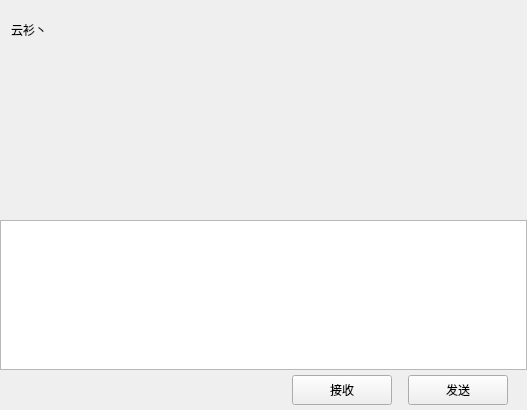
<?xml version="1.0" encoding="UTF-8"?>
<ui version="4.0">
 <class>ChatPage</class>
 <widget class="QWidget" name="ChatPage">
  <property name="geometry">
   <rect>
    <x>0</x>
    <y>0</y>
    <width>527</width>
    <height>410</height>
   </rect>
  </property>
  <property name="windowTitle">
   <string>Form</string>
  </property>
  <layout class="QVBoxLayout" name="verticalLayout">
   <property name="spacing">
    <number>0</number>
   </property>
   <property name="leftMargin">
    <number>0</number>
   </property>
   <property name="topMargin">
    <number>0</number>
   </property>
   <property name="rightMargin">
    <number>0</number>
   </property>
   <property name="bottomMargin">
    <number>0</number>
   </property>
   <item>
    <widget class="QWidget" name="chat_data_wid" native="true">
     <layout class="QVBoxLayout" name="verticalLayout_4">
      <property name="spacing">
       <number>0</number>
      </property>
      <property name="leftMargin">
       <number>0</number>
      </property>
      <property name="topMargin">
       <number>0</number>
      </property>
      <property name="rightMargin">
       <number>0</number>
      </property>
      <property name="bottomMargin">
       <number>0</number>
      </property>
      <item>
       <widget class="QWidget" name="title_wid" native="true">
        <property name="minimumSize">
         <size>
          <width>0</width>
          <height>60</height>
         </size>
        </property>
        <property name="maximumSize">
         <size>
          <width>16777215</width>
          <height>60</height>
         </size>
        </property>
        <layout class="QVBoxLayout" name="verticalLayout_5">
         <property name="topMargin">
          <number>2</number>
         </property>
         <property name="rightMargin">
          <number>2</number>
         </property>
         <property name="bottomMargin">
          <number>2</number>
         </property>
         <item>
          <widget class="QWidget" name="widget_2" native="true">
           <layout class="QHBoxLayout" name="horizontalLayout_3">
            <property name="leftMargin">
             <number>2</number>
            </property>
            <property name="topMargin">
             <number>2</number>
            </property>
            <property name="rightMargin">
             <number>2</number>
            </property>
            <property name="bottomMargin">
             <number>2</number>
            </property>
            <item>
             <widget class="QLabel" name="title_lb">
              <property name="text">
               <string>云衫丶</string>
              </property>
             </widget>
            </item>
           </layout>
          </widget>
         </item>
        </layout>
       </widget>
      </item>
      <item>
       <widget class="QWidget" name="chat_data_list" native="true"/>
      </item>
      <item>
       <widget class="QWidget" name="tool_wid" native="true">
        <property name="minimumSize">
         <size>
          <width>0</width>
          <height>40</height>
         </size>
        </property>
        <property name="maximumSize">
         <size>
          <width>16777215</width>
          <height>40</height>
         </size>
        </property>
        <layout class="QHBoxLayout" name="horizontalLayout_4">
         <property name="leftMargin">
          <number>2</number>
         </property>
         <property name="topMargin">
          <number>2</number>
         </property>
         <property name="rightMargin">
          <number>2</number>
         </property>
         <property name="bottomMargin">
          <number>2</number>
         </property>
         <item>
          <spacer name="horizontalSpacer_2">
           <property name="orientation">
            <enum>Qt::Orientation::Horizontal</enum>
           </property>
           <property name="sizeType">
            <enum>QSizePolicy::Policy::Fixed</enum>
           </property>
           <property name="sizeHint" stdset="0">
            <size>
             <width>5</width>
             <height>20</height>
            </size>
           </property>
          </spacer>
         </item>
         <item>
          <widget class="ClickedLabel" name="emo_lb">
           <property name="minimumSize">
            <size>
             <width>25</width>
             <height>25</height>
            </size>
           </property>
           <property name="maximumSize">
            <size>
             <width>25</width>
             <height>25</height>
            </size>
           </property>
           <property name="text">
            <string/>
           </property>
          </widget>
         </item>
         <item>
          <spacer name="horizontalSpacer_4">
           <property name="orientation">
            <enum>Qt::Orientation::Horizontal</enum>
           </property>
           <property name="sizeType">
            <enum>QSizePolicy::Policy::Fixed</enum>
           </property>
           <property name="sizeHint" stdset="0">
            <size>
             <width>5</width>
             <height>20</height>
            </size>
           </property>
          </spacer>
         </item>
         <item>
          <widget class="ClickedLabel" name="file_lb">
           <property name="minimumSize">
            <size>
             <width>25</width>
             <height>25</height>
            </size>
           </property>
           <property name="maximumSize">
            <size>
             <width>25</width>
             <height>25</height>
            </size>
           </property>
           <property name="text">
            <string/>
           </property>
          </widget>
         </item>
         <item>
          <spacer name="horizontalSpacer_3">
           <property name="orientation">
            <enum>Qt::Orientation::Horizontal</enum>
           </property>
           <property name="sizeHint" stdset="0">
            <size>
             <width>40</width>
             <height>20</height>
            </size>
           </property>
          </spacer>
         </item>
        </layout>
       </widget>
      </item>
      <item>
       <widget class="QTextEdit" name="chatEdit">
        <property name="minimumSize">
         <size>
          <width>0</width>
          <height>150</height>
         </size>
        </property>
        <property name="maximumSize">
         <size>
          <width>16777215</width>
          <height>150</height>
         </size>
        </property>
       </widget>
      </item>
      <item>
       <widget class="QWidget" name="send_wid" native="true">
        <property name="minimumSize">
         <size>
          <width>0</width>
          <height>40</height>
         </size>
        </property>
        <property name="maximumSize">
         <size>
          <width>16777215</width>
          <height>40</height>
         </size>
        </property>
        <layout class="QHBoxLayout" name="horizontalLayout_5">
         <property name="topMargin">
          <number>2</number>
         </property>
         <property name="bottomMargin">
          <number>2</number>
         </property>
         <item>
          <spacer name="horizontalSpacer_5">
           <property name="orientation">
            <enum>Qt::Orientation::Horizontal</enum>
           </property>
           <property name="sizeHint" stdset="0">
            <size>
             <width>40</width>
             <height>20</height>
            </size>
           </property>
          </spacer>
         </item>
         <item>
          <widget class="ClickedBtn" name="receive_btn">
           <property name="minimumSize">
            <size>
             <width>100</width>
             <height>30</height>
            </size>
           </property>
           <property name="maximumSize">
            <size>
             <width>100</width>
             <height>30</height>
            </size>
           </property>
           <property name="text">
            <string>接收</string>
           </property>
          </widget>
         </item>
         <item>
          <spacer name="horizontalSpacer_7">
           <property name="orientation">
            <enum>Qt::Orientation::Horizontal</enum>
           </property>
           <property name="sizeType">
            <enum>QSizePolicy::Policy::Fixed</enum>
           </property>
           <property name="sizeHint" stdset="0">
            <size>
             <width>10</width>
             <height>20</height>
            </size>
           </property>
          </spacer>
         </item>
         <item>
          <widget class="ClickedBtn" name="send_btn">
           <property name="minimumSize">
            <size>
             <width>100</width>
             <height>30</height>
            </size>
           </property>
           <property name="maximumSize">
            <size>
             <width>100</width>
             <height>30</height>
            </size>
           </property>
           <property name="text">
            <string>发送</string>
           </property>
          </widget>
         </item>
         <item>
          <spacer name="horizontalSpacer_6">
           <property name="orientation">
            <enum>Qt::Orientation::Horizontal</enum>
           </property>
           <property name="sizeType">
            <enum>QSizePolicy::Policy::Fixed</enum>
           </property>
           <property name="sizeHint" stdset="0">
            <size>
             <width>10</width>
             <height>20</height>
            </size>
           </property>
          </spacer>
         </item>
        </layout>
       </widget>
      </item>
     </layout>
    </widget>
   </item>
  </layout>
 </widget>
 <customwidgets>
  <customwidget>
   <class>ClickedBtn</class>
   <extends>QPushButton</extends>
   <header location="global">clickedbtn.h</header>
  </customwidget>
  <customwidget>
   <class>ClickedLabel</class>
   <extends>QLabel</extends>
   <header location="global">clickedlabel.h</header>
  </customwidget>
 </customwidgets>
 <resources/>
 <connections/>
</ui>
